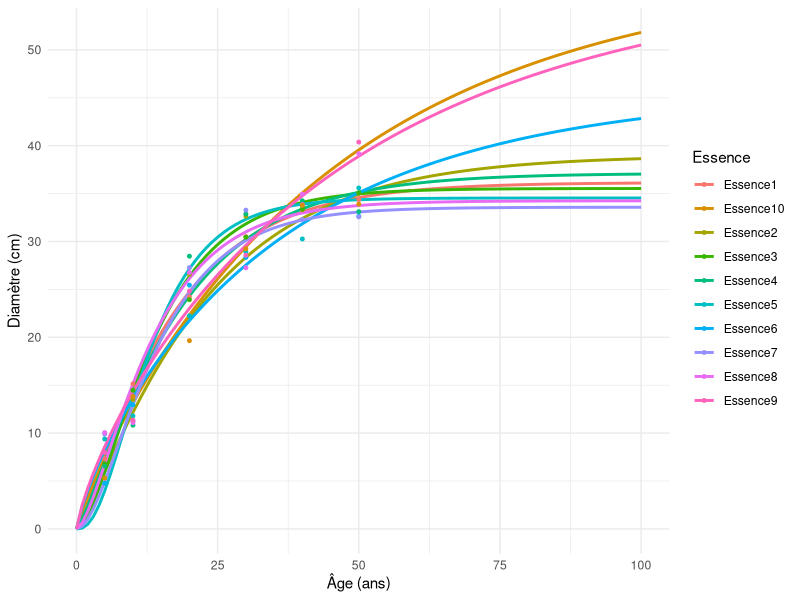
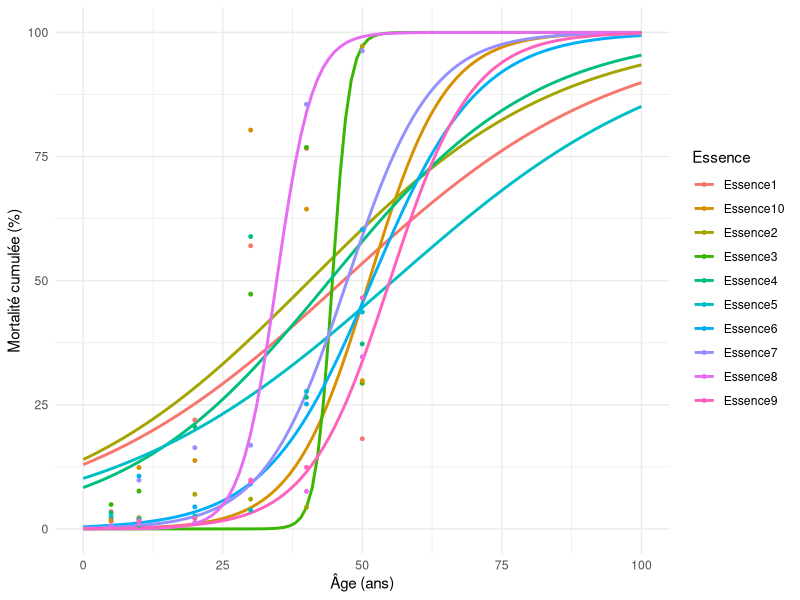
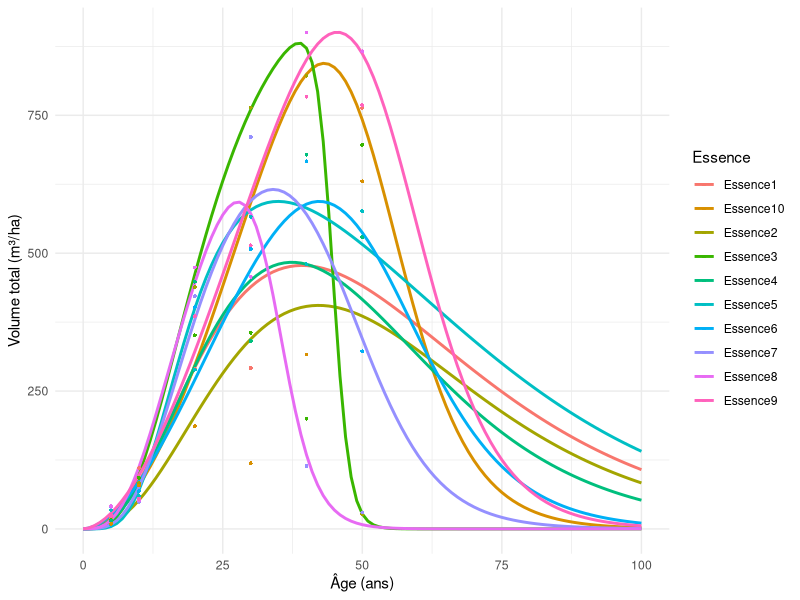

Here is the R script that generated these plots, in order:
## ---- chunk 1
#| label: DoNotModify
#| include: false
### Utilities. Do not modify.
# Installation of packpred if necessary
install_packpred <- function(packpred) {
  install_package <- function(package) {
    if (!package %in% installed.packages()[, 1]) {
      install.packages(package, repos = "https://cran.rstudio.com/")
    }
  }
  invisible(sapply(packpred, install_package))
}

# Basic packpred
install_packpred(c("bookdown", "formatR", "kableExtra", "ragg"))

# Chunk font size hook: allows size='small' or any valid Latex font size in chunk options
def.chunk.hook  <- knitr::knit_hooks$get("chunk")
knitr::knit_hooks$set(chunk = function(x, options) {
  x <- def.chunk.hook(x, options)
  ifelse(
    options$size != "normalsize", 
    paste0("\n \\", options$size,"\n\n", x, "\n\n \\normalsize"), 
    x
  )
})
## ---- chunk 2
#| label: Options
#| include: false
### Customized options for this document
# Add necessary packpred here
packpred <- c("tidyverse")
# Install them
install_packpred(packpred)

# knitr options
knitr::opts_chunk$set(
  cache =   FALSE,    # Cache chunk results
  include = TRUE,     # Show/Hide chunks
  echo =    TRUE,     # Show/Hide code
  warning = FALSE,    # Show/Hide warnings
  message = FALSE,    # Show/Hide messpred
  # Figure alignment and size
  fig.align = 'center', out.width = '80%',
  # Graphic devices (ragg_png is better than standard png)
  dev = c("ragg_png", "pdf"),
  # Code chunk format
  tidy = TRUE, tidy.opts = list(blank = FALSE, width.cutoff = 50),
  size = "scriptsize", knitr.graphics.auto_pdf = TRUE
  )
options(width = 50)

# ggplot style
library("tidyverse")
theme_set(theme_bw())
theme_update(
  panel.background = element_rect(fill = "transparent", colour = NA),
  plot.background = element_rect(fill = "transparent", colour = NA)
)
knitr::opts_chunk$set(dev.args = list(bg = "transparent"))

# Random seed
set.seed(973)
## ---- chunk 3
#| echo: false

# ---- Initialisation du Programme ----

library(tidyverse)
library(ggplot2)

set.seed(123)

# ---- Paramètres sylvicoles ----
densite_init <- 800
f <- 0.45
essences <- paste0("Essence", 1:10)
ages_obs <- c(5,10,20,30,40,50)
ages_pred <- 0:100

## ---- chunk 4
#| label: fig-diam
#| fig-cap: Modèles de croissance en diamètre avec données fictives (10 essences)
#| echo: false

# ---- Données fictives : diamètre ----
Obs_diam <- expand_grid(age = ages_obs, essence = essences) %>%
  mutate(
    A = runif(n(), 35, 42),
    k = runif(n(), 0.05, 0.07),
    m = runif(n(), 1.2, 1.4),
    diam = A * (1 - exp(-k * age))^m + rnorm(n(), 0, 0.8)
  )

# Modèles Chapman-Richards par essence
mods_diam <- Obs_diam %>%
  group_by(essence) %>%
  group_map(~ tryCatch(
    nls(diam ~ A*(1 - exp(-k*age))^m, data = .x, start = list(A=40,k=0.06,m=1.3)),
    error = function(e) NULL
  ))
names(mods_diam) <- essences

# Prédictions diamètre
pred_diam <- expand_grid(age = ages_pred, essence = essences) %>%
  group_by(essence) %>%
  mutate(diam = if (!is.null(mods_diam[[unique(essence)]]))
           predict(mods_diam[[unique(essence)]], newdata = data.frame(age=age))
         else NA)

# ---- Graphique : diamètre ----
ggplot() +
  geom_line(data = pred_diam, aes(x = age, y = diam, color = essence), linewidth = 1) +
  geom_point(data = Obs_diam, aes(x = age, y = diam, color = essence), size = 1) +
  theme_minimal() +
  labs(x = "Âge (ans)", y = "Diamètre (cm)", color = "Essence") +
  theme(plot.title = element_text(face = "bold", size = 14))


## ---- chunk 5
# ---- Données fictives : mortalité ----
Obs_mort <- expand_grid(age = ages_obs, essence = essences) %>%
  mutate(
    a = runif(n(), -6, -3),
    b = runif(n(), 0.05, 0.15),
    mort = 100 / (1 + exp(-(a + b*age)))
  ) %>%
  select(age, essence, mort)

# Modèles logistiques par essence
mods_mort <- Obs_mort %>%
  group_by(essence) %>%
  group_map(~ tryCatch({
    nls(mort ~ 100 / (1 + exp(-(a + b*age))),
        data = .x,
        start = list(a = -5, b = 0.1))
  }, error = function(e) NULL))
names(mods_mort) <- essences

# Prédictions mortalité
pred_mort <- expand_grid(age = ages_pred, essence = essences) %>%
  group_by(essence) %>%
  mutate(mort = if (!is.null(mods_mort[[unique(essence)]]))
           predict(mods_mort[[unique(essence)]], newdata = data.frame(age=age))
         else NA)

# ---- Graphique : mortalité ----
ggplot() +
  geom_line(data = pred_mort, aes(x = age, y = mort, color = essence), linewidth = 1) +
  geom_point(data = Obs_mort, aes(x = age, y = mort, color = essence), size = 1) +
  theme_minimal() +
  labs(x = "Âge (ans)", y = "Mortalité cumulée (%)", color = "Essence") +
  theme(plot.title = element_text(face = "bold", size = 14))

## ---- chunk 6

# ---- Fonction de volume individuel ----
calc_volume <- function(diam){
  H <- 0.55 * diam + 9   # hauteur ficive à partir du diamètre
  V <- pi * (diam/200)^2 * H * f # volume avec facteur de forme
  return(V)
}

# ---- Volume observations ----
vol_obs <- Obs_diam %>%
  left_join(Obs_mort, by = c("age","essence")) %>%
  mutate(
    V_ind = calc_volume(diam),
    N_surv = densite_init * (1 - mort/100),
    Vol_ha = N_surv * V_ind # volume par hectare (avec surface de parcelle = 1ha)
  )

# ---- Volume prédictions ----
vol_pred <- pred_diam %>%
  left_join(pred_mort, by = c("age","essence")) %>%
  mutate(
    V_ind = calc_volume(diam),
    N_surv = densite_init * (1 - mort/100),
    Vol_ha = N_surv * V_ind # volume par hectare (avec surface de parcelle = 1ha)
  )

# ---- Graphique : volume ----
ggplot() +
  geom_line(data = vol_pred, aes(x = age, y = Vol_ha, color = essence), linewidth = 1) +
  geom_point(data = vol_obs, aes(x = age, y = Vol_ha, color = essence), size = 1, shape = 16) +
  theme_minimal() +
  labs(x = "Âge (ans)", y = "Volume total (m³/ha)", color = "Essence") +
  theme(plot.title = element_text(face = "bold", size = 14))


